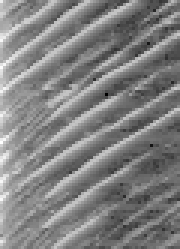
#> input picture testPGM.pgm, 60 x 83 px (shown 3 times larger)
$ python main.py --input testPGM.pgm
#> lines starting #> are read from the running program, lines starting #| are printed output that depends on the picture
'''
Copyright (c) 2023 Susanne Stole-Hentschel <sstolehe@ens-paris-saclay.fr>

This program is free software: you can redistribute it and/or modify it under the terms of the GNU Affero General Public License as published by the Free Software Foundation, either version 3 of the License, or (at your option) any later version.

This program is distributed in the hope that it will be useful, but WITHOUT ANY WARRANTY; without even the implied warranty of MERCHANTABILITY or FITNESS FOR A PARTICULAR PURPOSE. See the GNU Affero General Public License for more details.

You should have received a copy of the GNU Affero General Public License along with this program. If not, see <http://www.gnu.org/licenses/>.
'''

import os
import imageio
import matplotlib.pyplot as plt
import numpy as np

ROOT = os.path.dirname(os.path.realpath(__file__))

# [31 lines left out: function plot_tracks, not called in this run]

def read_output_file(fn, min_track_length=10):
    ''''
    File that reads the defined tracks form the deverny edge detection program.
    The tracks are registered in a track ditionary if they exceed the provided min_track_length

    Parameters:
    -----------
                input
                        fn                  string
                                            filename of the outputfile
                        min_track_length    int
                                            minimum allowed length of the track in number of points
                                            Shorter tracks are discarded
                output
                        track_dict          dictionary
                                            definition of trackIDs and corresponding x and y positions
    '''
    tracklists = np.loadtxt(fn)
    track_dict = {}
    current_ID = 0
    this_track_x = []
    this_track_y = []

    for track in tracklists:
        if track[0]>-1:
            this_track_x.append(track[0])
            this_track_y.append(track[1])
        else:
            if len(this_track_x)>min_track_length:
                track_dict[current_ID] = [this_track_x, this_track_y]
                current_ID += 1
            this_track_x = []
            this_track_y = []
    return track_dict

# [27 lines left out: function write_non_interpol_output_file, not called in this run]

def plot_data(data, fig=None, ax=None):
    '''
    Plot data

    Parameters:
    ----------
                input
                            data            2d array
                                            containing data to be plotted
                            fig             matplotlib fig object
                                            provide if predefined; default: None
                            ax              matplotlib axis object
                                            provide if predefined; default: None
    '''
    if ax is None:
        fig, ax = plt.subplots()
    ax.imshow(data.T, origin='lower')
    ax.set_xticks([])
    ax.set_yticks([])
    return fig, ax

# [34 lines left out: function plot_data_and_tracks, not called in this run]

def process_track_finding(input_data, input, interp_fact, sigma, l, h, min_track_length):
    '''
    process track finding

    Parameters:
    -----------
                input
                        input_data              2d array
                                                data for which tracks should be found read from the input image
                        input                   string
                                                referring to input image
                        interp_fact             int
                                                interpolation factor to be used if interpolation is applied
                        sigma                   float
                                                Value for Gaussian smoothing during edge tracking
                        l                       int
                                                lower threshold for edge tracking
                        h                       int
                                                higher threshold for edge tracking
                        min_track_length        int
                                                number of points that a valid track should at least contain
                output
                        number_of_tracks        int
                                                number of valid tracks found
    '''

    # convert image for devernay, keep original
    input_copy = input[:-4]+'_copy'+ input[-4:]
    input_pgm = input[:-4]+'_copy.pgm'
    os.system(f'cp {input} {input_copy}')
    os.system(f'convert {input_copy} {input_pgm}')

    # run devernay algorithm for determining edges
    loc_devernay = os.path.join(ROOT, 'devernay_1.0_modified')
    os.system(f'{loc_devernay}/devernay {input_pgm} -t output_intermediate.txt -s {sigma} -l {l} -h {h}')

    # read the output file of the tracks
    track_dict = read_output_file('output_intermediate.txt', min_track_length=min_track_length)
    write_non_interpol_output_file(track_dict, interp_fact)

    # generate output images
    number_of_tracks = len(track_dict.keys())
    if number_of_tracks>0:
        plot_data_and_tracks(input_data, track_dict, interp_fact=interp_fact)
        plt.savefig(f'output.pdf', bbox_inches='tight')
        plot_tracks(track_dict, color='k', )
        plt.savefig(f'tracks.pdf', bbox_inches='tight')
    else:
        plot_data(input_data)
        plt.savefig(f'output.pdf', bbox_inches='tight')
    if input_copy==input_pgm:
        os.system(f'rm {input_copy}')
    else:
        os.system(f'rm {input_copy} {input_pgm}')
    return number_of_tracks

def main(input, interp, interp_method, interp_fact, sigma, l, h, min_track_length):
    '''
    Access point of the program; saves the input image as svg, reads it into a data array.
    Program is started. If wanted, interpolation is applied before proceeding to the edge tracking

    Parameters:
    -----------
                input
                        input               string
                                            input image
                        interp              bool
                                            indicating if interpolation should be applied
                        interp_method       string
                                            provides interpolation method possible choices are summarized the interpolation module
                                            some examples are: 'bilinear', 'fourier', 'bicubic', 'bspiline2', 'omoms3', 'nearest', 'lanczos3')
                        interp_fact         int
                                            interpolation factor to be used if interpolation is applied
                        sigma               float
                                            Value for Gaussian smoothing during edge tracking
                        l                   int
                                            lower threshold for edge tracking
                        h                   int
                                            higher threshold for edge tracking
                        min_track_length    int
                                            number of points that a valid track should at least contain
    '''
#> called with input = 'testPGM.pgm', interp = False, sigma = 1, l = 8, h = 12, min_track_length = 10

    # save input image
    input_data = imageio.imread(input)
#> input_data is the input picture: shape (83, 60); min 0, max 255, mean 128.9
    plot_data(input_data)
    plt.savefig(f'input.pdf', bbox_inches='tight')
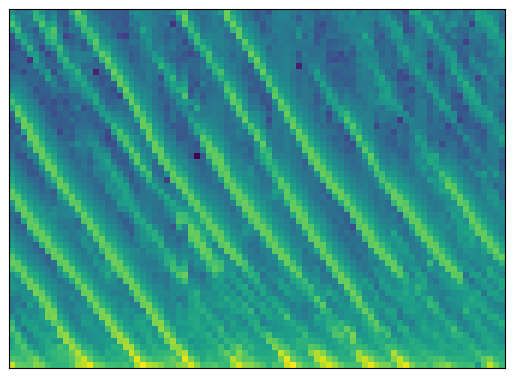
#> figure drawn by matplotlib, 1 panel
    if not interp:
        interp_fact = 1

    if interp:
        loc_linterp = os.path.join(ROOT, 'linterp-src')
        input_png = input[:-4] + '_converted.png'
        os.system(f'convert {input} {input_png}')
        input_inter = input[:-4] + '_inter.png'
        os.system(f'{loc_linterp}/linterp {input_png} {input_inter} -m {interp_method} -x {interp_fact}')
        number_of_tracks = process_track_finding(input_data, input_inter, interp_fact, sigma, l, h, min_track_length)
        os.system(f'rm {input_png}')

    else:
        number_of_tracks = process_track_finding(input_data, input, 1, sigma, l, h, min_track_length)
    os.system('rm output_intermediate.txt')

    print("The number of tracks found is: ", number_of_tracks)
    plt.show()

if __name__ == "__main__":
    import argparse
    parser = argparse.ArgumentParser()
    parser.add_argument("--input", type=str, required=True)
    parser.add_argument("--interp", type=str, default=False, required=False)
    parser.add_argument("--interp_method", type=str, required=False)
    parser.add_argument("--interp_fact", type=int, required=False)
    parser.add_argument("--sigma", type=float, default=1, required=False)
    parser.add_argument("--l", type=float, default=8, required=False)
    parser.add_argument("--h", type=float, default=12, required=False)
    parser.add_argument("--min_track_length", type=int, default=10, required=False)

    args = parser.parse_args()
#> (the run stopped early here; a loop or call above may not have finished)
